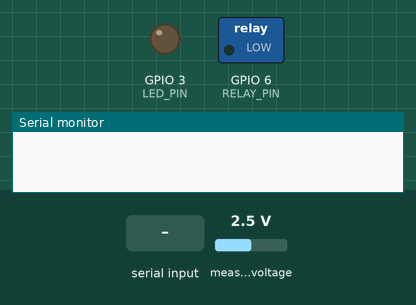
Bench run of a sketch on a simulated ESP32. Parts: switched loads named in the sketch (green lamp = pin HIGH), output pins drawn as LEDs (lit = HIGH), the last lines printed to the serial monitor. Wiring (inferred from the names in the program): ADS1115 converter at I2C address 0x48. The inputs (shaded band) are chosen by the test bench; at power-on: measured voltage 2.5 V.

Above: at 1.2 s.
1.3 s: "H" received over Serial
At 2.3 s:
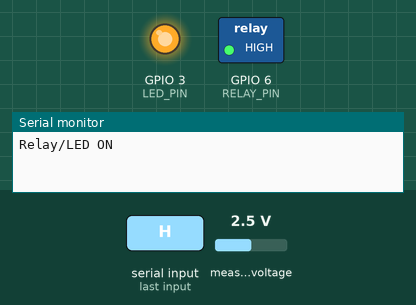
2.8 s: "L" received over Serial
At 3.4 s:
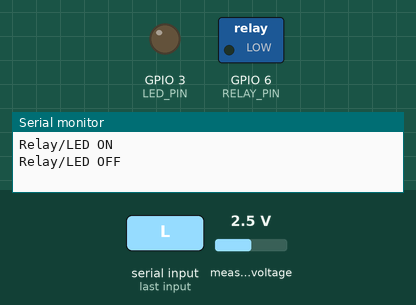
Timing chart, 0 to 5.8 s (numbered marks = the images above; inputs shaded):
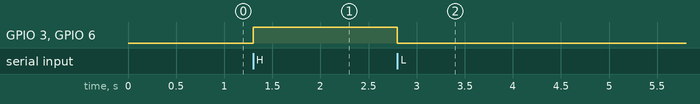

Measured:
- after the input at 1.3 s, GPIO 3 (LED_PIN), GPIO 6 (RELAY_PIN): LOW → HIGH at once
- after the input at 2.8 s, GPIO 3 (LED_PIN), GPIO 6 (RELAY_PIN): HIGH → LOW at once

The sketch:

Integrated_Project.ino
```cpp
#include <Wire.h>
#define ADS1115_ADDRESS 0x48

// ============================================================================
// HARDWARE CONFIGURATION
// ============================================================================
const int SENSOR_PIN = A1;
const int CURRENT_REF_PIN = A0;
const int TEMP_SENSOR_PIN = A3;
const int RELAY_PIN = D5;
const int LED_PIN = D2;

// ============================================================================
// SENSOR CONFIGURATION
// ============================================================================
const double TRANSFORMER_RESISTANCE = 33.3;
const double TRANSFORMER_TURNS = 1000;
const double POWER_FREQUENCY = 50.0;

// ============================================================================
// TIMING VARIABLES
// ============================================================================
unsigned long previousTime = 0;
unsigned long currentTime = 0;
unsigned long timeDelta = 0;

// ============================================================================
// RMS CALCULATION VARIABLES
// ============================================================================
double quadraticSumRms = 0.0;
int rmsSampleCounter = 0;
const int SAMPLE_DURATION = 20;

// ============================================================================
// AVERAGING VARIABLES
// ============================================================================
double accumulatedCurrent = 0.0;
int averageSampleCounter = 0;
const int AVERAGE_SAMPLE_COUNT = 250;

// ============================================================================
// ADC CONFIGURATION BUFFER
// ============================================================================
byte configWriteBuffer[3];

// ============================================================================
// HELPER FUNCTIONS
// ============================================================================

void config_i2c_current() {
  Wire.begin();
  configWriteBuffer[0] = 1;
  configWriteBuffer[1] = 0b11010010; // AIN1 & GND
  configWriteBuffer[2] = 0b11100101;
  Wire.beginTransmission(ADS1115_ADDRESS);
  Wire.write(configWriteBuffer[0]);
  Wire.write(configWriteBuffer[1]);
  Wire.write(configWriteBuffer[2]);
  Wire.endTransmission();
  delay(10);
}

void config_i2c_temp() {
  configWriteBuffer[0] = 1;
  configWriteBuffer[1] = 0b11110010; // AIN3 & GND
  configWriteBuffer[2] = 0b11100101;
  Wire.beginTransmission(ADS1115_ADDRESS);
  Wire.write(configWriteBuffer[0]);
  Wire.write(configWriteBuffer[1]);
  Wire.write(configWriteBuffer[2]);
  Wire.endTransmission();
  delay(10);
}

float read_voltage() {
  Wire.beginTransmission(ADS1115_ADDRESS);
  Wire.write(0x00);
  Wire.endTransmission();
  Wire.requestFrom(ADS1115_ADDRESS, 2);
  int16_t result = Wire.read() << 8 | Wire.read();
  Wire.endTransmission();
  float voltage = result * 4.096 / 32768.0;
  return voltage;
}

float read_temperature() {
   int rawValue = analogRead(TEMP_SENSOR_PIN);
   float voltage = rawValue * (3.3 / 4095.0); // ESP32 ADC: 0-4095 for 0-3.3V
   float temperature = voltage * 100.0; // LM35: 10mV/°C
   return temperature;
 }

// ============================================================================
// SETUP FUNCTION
// ============================================================================

void setup() {
  pinMode(RELAY_PIN, OUTPUT);
  pinMode(LED_PIN, OUTPUT);
  digitalWrite(RELAY_PIN, LOW);
  digitalWrite(LED_PIN, LOW);

  Serial.begin(115200);
  Wire.begin();
  config_i2c_current();
}

// ============================================================================
// LOOP FUNCTION
// ============================================================================

void loop() {
  // Handle serial commands
  if (Serial.available() > 0) {
    char command = Serial.read();
    if (command == 'H') {
      digitalWrite(RELAY_PIN, HIGH);
      digitalWrite(LED_PIN, HIGH);
      Serial.println("Relay/LED ON");
    } else if (command == 'L') {
      digitalWrite(RELAY_PIN, LOW);
      digitalWrite(LED_PIN, LOW);
      Serial.println("Relay/LED OFF");
    }
    }

  // Current sensor measurement
  currentTime = micros();
  timeDelta = currentTime - previousTime;

  if (timeDelta >= 1000) {
    previousTime = currentTime;
    double instantVoltage = read_voltage() - 1.65;
    double instantCurrent = instantVoltage * 30;
    quadraticSumRms = quadraticSumRms + (instantCurrent * instantCurrent * (timeDelta / 1000000.0));
    rmsSampleCounter++;
  }

  if (rmsSampleCounter >= SAMPLE_DURATION) {
    double currentRms = sqrt(POWER_FREQUENCY * quadraticSumRms);
    rmsSampleCounter = 0;
    quadraticSumRms = 0;

    if (currentRms <= 0.1) {
      currentRms = 0;
    }

    accumulatedCurrent += currentRms;
    averageSampleCounter++;
  }

  if (averageSampleCounter >= AVERAGE_SAMPLE_COUNT) {
     double filteredCurrentRms = accumulatedCurrent / ((double)averageSampleCounter);
     averageSampleCounter = 0;
     accumulatedCurrent = 0;

     float temperature = read_temperature();
     Serial.print("Temperature: ");
     Serial.print(temperature, 2);
     Serial.print(" | ");
     Serial.print("Current: ");
     Serial.println(filteredCurrentRms, 5);
   }
}
```
